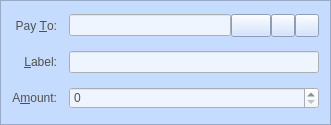
<?xml version="1.0" encoding="UTF-8"?>
<ui version="4.0">
 <class>SendCoinsEntry</class>
 <widget class="QFrame" name="SendCoinsEntry">
  <property name="geometry">
   <rect>
    <x>0</x>
    <y>0</y>
    <width>331</width>
    <height>125</height>
   </rect>
  </property>
  <property name="font">
   <font>
    <family>Open Sans,sans-serif</family>
   </font>
  </property>
  <property name="windowTitle">
   <string>Send</string>
  </property>
  <property name="styleSheet">
   <string notr="true">color:#505050;
font-family:'Open Sans,sans-serif';
background-color:rgb(198, 220, 255);</string>
  </property>
  <property name="frameShape">
   <enum>QFrame::StyledPanel</enum>
  </property>
  <property name="frameShadow">
   <enum>QFrame::Sunken</enum>
  </property>
  <property name="lineWidth">
   <number>0</number>
  </property>
  <layout class="QGridLayout" name="gridLayout">
   <property name="spacing">
    <number>12</number>
   </property>
   <item row="5" column="0">
    <widget class="QLabel" name="label">
     <property name="text">
      <string>A&amp;mount:</string>
     </property>
     <property name="alignment">
      <set>Qt::AlignRight|Qt::AlignTrailing|Qt::AlignVCenter</set>
     </property>
     <property name="buddy">
      <cstring>payAmount</cstring>
     </property>
    </widget>
   </item>
   <item row="3" column="0">
    <widget class="QLabel" name="label_2">
     <property name="text">
      <string>Pay &amp;To:</string>
     </property>
     <property name="alignment">
      <set>Qt::AlignRight|Qt::AlignTrailing|Qt::AlignVCenter</set>
     </property>
     <property name="buddy">
      <cstring>payTo</cstring>
     </property>
    </widget>
   </item>
   <item row="4" column="1">
    <layout class="QHBoxLayout" name="horizontalLayout_2">
     <property name="spacing">
      <number>0</number>
     </property>
     <item>
      <widget class="QValidatedLineEdit" name="addAsLabel">
       <property name="enabled">
        <bool>true</bool>
       </property>
       <property name="toolTip">
        <string>Enter a label for this address to add it to your address book</string>
       </property>
       <property name="styleSheet">
        <string notr="true">background-color:rgb(238,245,255);</string>
       </property>
      </widget>
     </item>
    </layout>
   </item>
   <item row="4" column="0">
    <widget class="QLabel" name="label_4">
     <property name="text">
      <string>&amp;Label:</string>
     </property>
     <property name="alignment">
      <set>Qt::AlignRight|Qt::AlignTrailing|Qt::AlignVCenter</set>
     </property>
     <property name="buddy">
      <cstring>addAsLabel</cstring>
     </property>
    </widget>
   </item>
   <item row="3" column="1">
    <layout class="QHBoxLayout" name="payToLayout">
     <property name="spacing">
      <number>0</number>
     </property>
     <item>
      <widget class="QValidatedLineEdit" name="payTo">
       <property name="toolTip">
        <string>The address to send the payment to  (e.g. iV7HX9J6DjzvEnYnd4Cx1xUk9feG9J2HBN)</string>
       </property>
       <property name="styleSheet">
        <string notr="true">background-color:rgb(238,245,255);</string>
       </property>
       <property name="maxLength">
        <number>34</number>
       </property>
      </widget>
     </item>
     <item>
      <widget class="QToolButton" name="addressBookButton">
       <property name="toolTip">
        <string>Choose address from address book</string>
       </property>
       <property name="text">
        <string/>
       </property>
       <property name="icon">
        <iconset resource="../bitcoin.qrc">
         <normaloff>:/icons/address-book</normaloff>:/icons/address-book</iconset>
       </property>
       <property name="iconSize">
        <size>
         <width>32</width>
         <height>16</height>
        </size>
       </property>
       <property name="shortcut">
        <string>Alt+A</string>
       </property>
       <property name="toolButtonStyle">
        <enum>Qt::ToolButtonIconOnly</enum>
       </property>
       <property name="autoRaise">
        <bool>false</bool>
       </property>
      </widget>
     </item>
     <item>
      <widget class="QToolButton" name="pasteButton">
       <property name="toolTip">
        <string>Paste address from clipboard</string>
       </property>
       <property name="text">
        <string/>
       </property>
       <property name="icon">
        <iconset resource="../bitcoin.qrc">
         <normaloff>:/icons/editpaste</normaloff>:/icons/editpaste</iconset>
       </property>
       <property name="shortcut">
        <string>Alt+P</string>
       </property>
      </widget>
     </item>
     <item>
      <widget class="QToolButton" name="deleteButton">
       <property name="toolTip">
        <string>Remove this recipient</string>
       </property>
       <property name="text">
        <string/>
       </property>
       <property name="icon">
        <iconset resource="../bitcoin.qrc">
         <normaloff>:/icons/remove</normaloff>:/icons/remove</iconset>
       </property>
      </widget>
     </item>
    </layout>
   </item>
   <item row="5" column="1">
    <widget class="BitcoinAmountField" name="payAmount">
     <property name="styleSheet">
      <string notr="true">background-color:rgb(238,245,255);</string>
     </property>
    </widget>
   </item>
  </layout>
 </widget>
 <customwidgets>
  <customwidget>
   <class>BitcoinAmountField</class>
   <extends>QSpinBox</extends>
   <header>bitcoinamountfield.h</header>
   <container>1</container>
  </customwidget>
  <customwidget>
   <class>QValidatedLineEdit</class>
   <extends>QLineEdit</extends>
   <header>qvalidatedlineedit.h</header>
  </customwidget>
 </customwidgets>
 <resources>
  <include location="../bitcoin.qrc"/>
 </resources>
 <connections/>
</ui>
